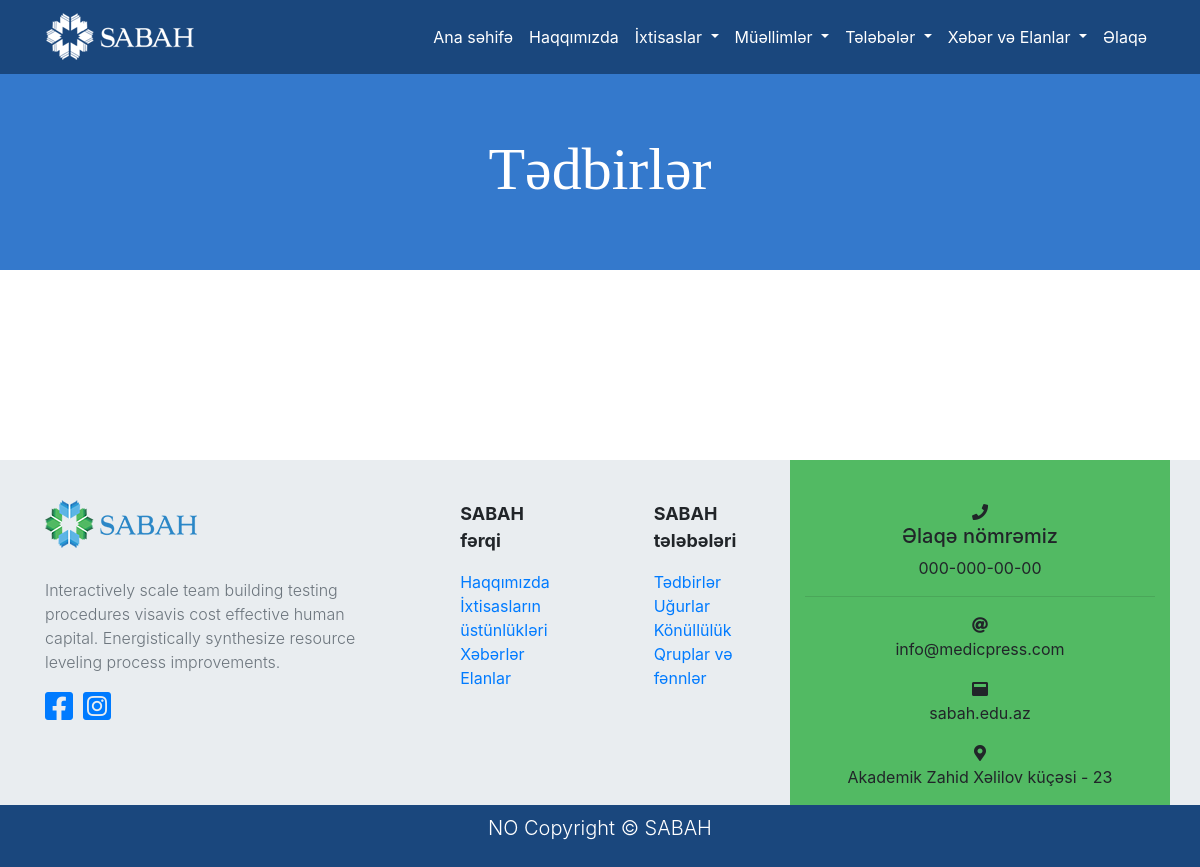
The app's page /sabah-event, older data.
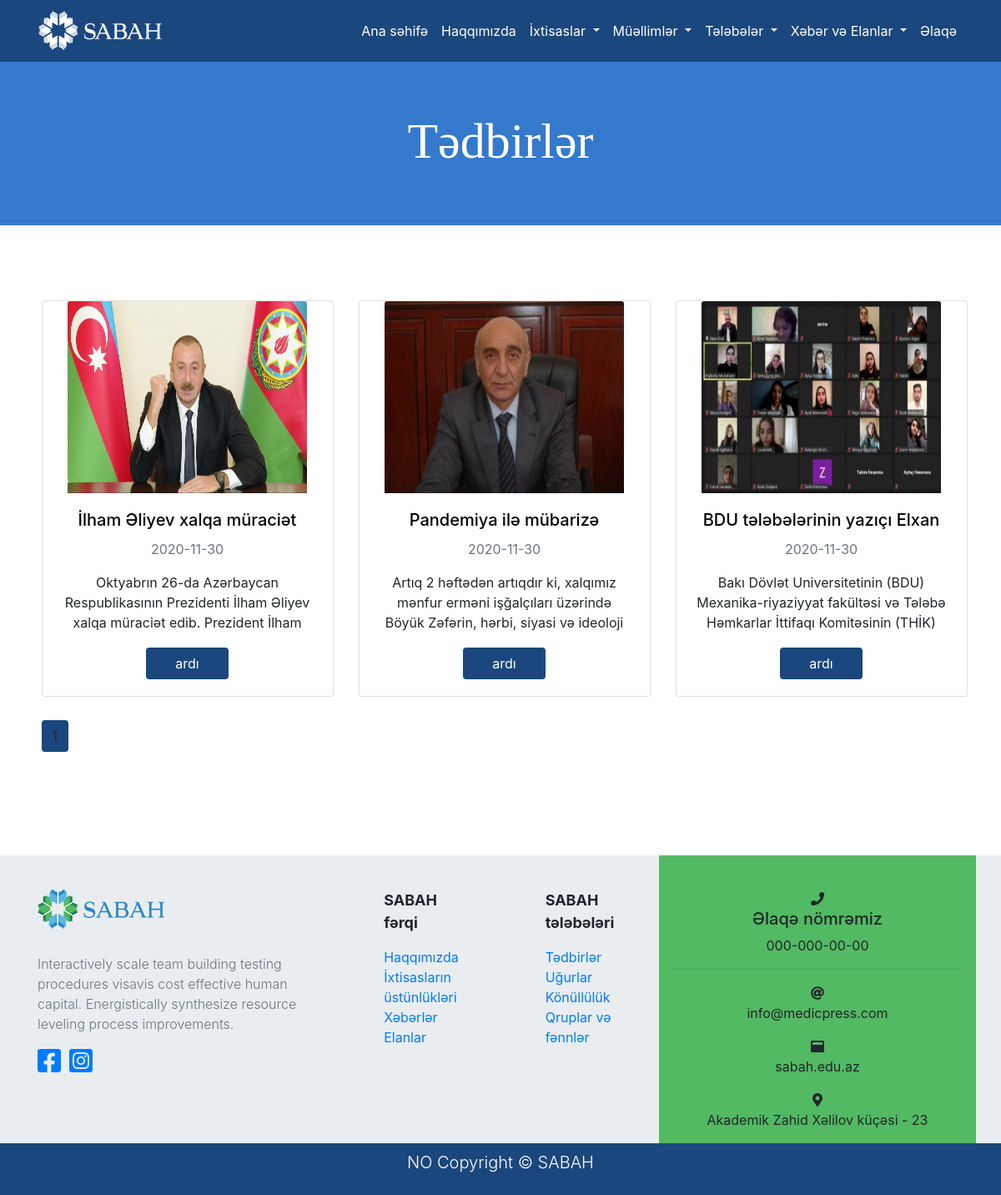
The same page, newer data.
### sabah/models.py (models this page shows, shortened)
class Blog(db.Model):
    id = db.Column(db.Integer, primary_key=True)
    title = db.Column(db.String(250), nullable=False)
    image = db.Column(db.String(255), nullable=True)
    text = db.Column(db.Text, nullable=False)
    add_date = db.Column(db.DateTime, nullable=False, default=datetime.utcnow)
    type = db.Column(db.Integer, default=1)

### sabah/main/routes.py (the view)
@main.route('/sabah-event')
def sabah_event():
    page = request.args.get('page', 1, type=int) #slug
    events = Blog.query.filter_by(type=2).order_by(Blog.add_date.desc()).paginate(page=page, per_page=6)
    return render_template('sabah-event.html', events=events)

### sabah/templates/sabah-event.html (shortened to what this page needs)
{% extends 'base.html' %}
{% block link %}<link rel="stylesheet" href="{{ url_for('static', filename='css/style.css') }}">{% endblock %}
{% block body %}
		<section id="site-title">
			<div class="col-lg-12">
				<div class="container-fluid">
					<div class=" row">
						<div class="col-lg-12">
							<div class="site-tit">
								<h1>Tədbirlər</h1>
							</div>
						</div>
					</div>
				</div>
			</div>
		</section>
		<section id="news-info">
            <div class="container">
                <div class="row">
                    {% for event in events.items %}
                    <div class="col-lg-4 col-md-6 col-sm-12 cards">
                        <div class="card">
                            <a href="/tedbir/{{ event.id }}"><img class="card-img-top" src="{{ url_for('static', filename='pics/' + event.image) }}" alt="Card image cap"></a>
                            <div class="card-body">
                                <h5 class="card-title text-center" style="height: 23px; overflow: hidden;">{{ event.title }}</h5>
                                <p class="text-muted mb-3">{{ event.add_date.strftime('%Y-%m-%d') }}</p>
                                <p class="card-text">{{ event.text }}</p>
                                    <a href="/tedbir/{{ event.id }}"><button type="button" class="btn btn-primary">
                                        ardı
                                    </button></a>
                            </div>
                        </div>
                    </div>
                    {% endfor %}
                    <div class="container">
                        {% for page_num in events.iter_pages(left_edge=1, right_edge=3, left_current=1, right_current=2) %}
                        {% if page_num %}
                            {% if events.page == page_num %}
                                <a class="btn  mb-4" style="background-color: #1a477d;" href="{{ url_for('main.sabah_event', page=page_num) }}">{{ page_num }}</a>
                            {% else %}
                                <a class="btn btn-outline-info mb-4"  href="{{ url_for('main.sabah_event', page=page_num) }}">{{ page_num }}</a>
                            {% endif %}
                        {% else %}
                            ...
                        {% endif %}
                    {% endfor %}
                    </div>
                </div>
        </section>
{% endblock %}

### sabah/templates/base.html (shortened to what this page needs)
<!DOCTYPE html>
<html lang="en">
<head>
       <link rel="stylesheet" href="https://maxcdn.bootstrapcdn.com/font-awesome/4.7.0/css/font-awesome.min.css">
       <link rel="stylesheet" href="https://use.fontawesome.com/releases/v5.15.1/css/all.css"
>
       <link rel="stylesheet" href="https://stackpath.bootstrapcdn.com/bootstrap/4.5.2/css/bootstrap.min.css"
>
       <link rel="stylesheet" href="https://cdnjs.cloudflare.com/ajax/libs/owl-carousel/1.3.3/owl.carousel.min.css">
       <link rel="stylesheet" href="https://cdnjs.cloudflare.com/ajax/libs/owl-carousel/1.3.3/owl.theme.min.css">
       <link rel="stylesheet" type="text/css" href="css/lightbox.min.css">
     {% block link %}{% endblock %}
</head>
<body>
<main>
    <nav class="navbar navbar-expand-lg navbar-dark  fixed-top">
        <div class="container">
            <a href="{{ url_for('main.home') }}" class="navbar-brand"><img src="{{ url_for('static', filename='img/footer-logo.png') }}"></a>
            <div class=" navbar-collapse collapse" id="navbarCollapse">
                <ul class="navbar-nav ml-auto ">
                    <li class="nav-item">
                        <a class="nav-link" href="{{ url_for('main.home') }}">Ana səhifə
                        </a>
                    </li>
                    <li class="nav-item">
                        <a class="nav-link" href="{{ url_for('main.about') }}">Haqqımızda
                        </a>
                    </li>
                    <li class="nav-item dropdown">
                        <a class="nav-link dropdown-toggle" href="#" id="navbarDropdown" role="button"
                            data-toggle="dropdown" aria-haspopup="true" aria-expanded="false">
                            İxtisaslar
                        </a>
                    </li>
                    <li class="nav-item dropdown">
                        <a class="nav-link dropdown-toggle" href="#" id="navbarDropdown" role="button"
                            data-toggle="dropdown" aria-haspopup="true" aria-expanded="false">Müəllimlər
                        </a>
                    </li>
                    <li class="nav-item dropdown">
                        <a class="nav-link dropdown-toggle" href="#" id="navbarDropdown" role="button"
                            data-toggle="dropdown" aria-haspopup="true" aria-expanded="false">Tələbələr
                        </a>
                    </li>
                    <li class="nav-item dropdown">
                        <a class="nav-link dropdown-toggle" href="#" id="navbarDropdown" role="button"
                            data-toggle="dropdown" aria-haspopup="true" aria-expanded="false">Xəbər və Elanlar
                        </a>
                    </li>
                    <li class="nav-item">
                        <a class="nav-link" href="{{ url_for('main.contact') }}">Əlaqə</a>
                    </li>
                </ul>
            </div>
        </div>
    </nav>
{% block body %} {% endblock %}
<section id="contact">
    <div class="container">
        <div class="row">
            <div class="col-md-4">
                <div class="contact-logo">
                  <div class="logo-img">
                        <img src="{{ url_for('static', filename='img/logo.png') }}">
                    </div>
                    <div>
                        <p class="text-left text-muted">Interactively scale team building testing procedures
                            visavis cost effective human capital. Energistically synthesize resource
                            leveling process improvements.</p>
                    </div>
                    <div class="contact-icons" style="display: flex;">
                        <div>
                            <a href="#" target="_blank" title="Facebook hesabımız">
                                <i class="fab fa-facebook-square fa-2x" style="margin-right:10px;"></i>
                            </a>
                        </div>
                       <div>
                            <a href="#" target="_blank" title="instagram hesabimiz">
                                <i class="fab fa-instagram-square fa-2x"></i>
                            </a>
                       </div>
                    </div>
                </div>
            </div>
            <div class="col-md-2" style="display:flex; justify-content: center;">
                <div class="contact-title">
                    <div class="universty-name">
                        <p>SABAH fərqi</p>
                    </div>
                    <div class="contact-items text-muted">
                        <ul class="contact-item text-muted">
                            <li><a style="text-decoration: none;" href="{{ url_for('main.about') }}">Haqqımızda</a></li>
                            <li><a style="text-decoration: none;" href="{{ url_for('main.specialities') }}">İxtisasların üstünlükləri</a></li>
                            <li><a style="text-decoration: none;" href="{{ url_for('main.news') }}">Xəbərlər</a></li>
                            <li><a style="text-decoration: none;" href="{{ url_for('main.announcement') }}">Elanlar</a></li>
                        </ul>
                    </div>
                </div>
            </div>
            <div class="col-md-2" style="display:flex; justify-content: center;">
                <div class="contact-title">
                    <div class="universty-name">
                        <p>SABAH tələbələri</p>
                    </div>
                    <div class="contact-items">
                        <ul class="contact-item">
                            <li><a style="text-decoration: none;" href="{{ url_for('main.sabah_event') }}">Tədbirlər</a></li>
                            <li><a style="text-decoration: none;" href="{{ url_for('main.sabah_achivements') }}">Uğurlar</a></li>
                            <li><a style="text-decoration: none;" href="{{ url_for('main.sabah_volunteer') }}">Könüllülük</a></li>
                            <li><a style="text-decoration: none;" href="{{ url_for('main.groups') }}">Qruplar və fənnlər</a></li>
                        </ul>
                    </div>
                </div>
            </div>
            <div class="col-md-4 infos text-center">
                <div class="contact-info">
                    <div class="contact-number">
                        <i class="fas fa-phone" style = "color: #212529"></i>
                        <h5>Əlaqə nömrəmiz</h5>
                        <p>000-000-00-00</p>
                    </div>
                    <hr>
                    <div class="socials">
                        <ul class="social">
                            <li>
                                <i class="fas fa-at" style="color: #212529"></i>
                                <p>info@medicpress.com</p>
                            </li>
                            <li>
                                <a href = "http://sabah.edu.az"><i class="fas fa-window-maximize" style = "color: #212529"></i>
                                    <p style = "color: #212529">sabah.edu.az</p></a>
                            </li>
                            <li>
                                <i class="fas fa-map-marker-alt"></i>
                                <p>Akademik Zahid Xəlilov küçəsi - 23</p>
                            </li>
                        </ul>
                    </div>
                </div>
            </div>
        </div>
    </div>
</section>
<section id="footer" class="py-2">
    <div class="container-fluid">
        <div class="row text-center">
            <div class="col-md-6 mx-auto">
                <p class="lead">NO Copyright &copy; SABAH</p>
            </div>
        </div>
    </div>
</section>
</main>
</body>
</html>

### sabah/static/css/style.css (style rules this page uses)
* { margin: 0; padding: 0; box-sizing: border-box; list-style: none; }
* { scrollbar-width: thin; scrollbar-color: #1A477D; }
.navbar { background-color: #1A477D !important; border-bottom:#1A477D 1px solid; }
.nav-link { color: white !important; transition: color .5s ease }
#news-info { margin-top: 90px; margin-left: 9px; }
.card-title { color: black; font-style: none; }
.card { margin-bottom: 28px; }
.card-img-top { width: 348px; object-fit: contain; height: 232px; }
.card-text { height: 74px; overflow: hidden; }
.card a { display: flex; justify-content: center; }
.card-body { text-align: center; }
.card-body button { background-color: #1a477d; padding: 7px 35px; border: none }
#contact { margin-top: 100px; background-color: #E9EDF0; }
.contact-logo { margin-top: 40px; font-weight: 300; }
.logo-img { margin-bottom: 30px; }
.contact-title { font-weight: 400; margin: 40px; }
.contact-title p { font-size: 18px; font-weight: bold; }
.contact-title .contact-items { text-decoration: none; }
.infos { background-color: #52ba63; padding-top: 40px; }
#footer { background-color: #1A477D; }
#footer p { color: #fff; }
#site-title { font-size: 30px; margin-top: 70px; min-width: 100%; background-color: #3479cc; height: 200px; color: #ffffff; font-size: 30px; }
.site-tit h1 { text-align: center; line-height: 199px; font-family: 'Roboto Slab', serif; font-size: 60px; }
@media (max-width:1200px) { .card-img-top { width: 287px; height: 230px; object-fit: fill; } }

Row changes from the older to the newer data that the page shows:
added Blog: image (picture), title "İlham Əliyev xalqa müraciət…", add_date "2020-11-30", text "Oktyabrın 26-da Azərbaycan Respublikasının Prezidenti İlham Əliyev xalqa müraciət edib. Prezident İlham…"
added Blog: image (picture), title "Pandemiya ilə mübarizə…", add_date "2020-11-30", text "Artıq 2 həftədən artıqdır ki, xalqımız mənfur erməni işğalçıları üzərində Böyük Zəfərin, hərbi, siyasi və ideoloji…"
added Blog: image (picture), title "BDU tələbələrinin yazıçı Elxan…", add_date "2020-11-30", text "Bakı Dövlət Universitetinin (BDU) Mexanika-riyaziyyat fakültəsi və Tələbə Həmkarlar İttifaqı Komitəsinin (THİK)…"
Text that changed along with them:
new list line: "1"
